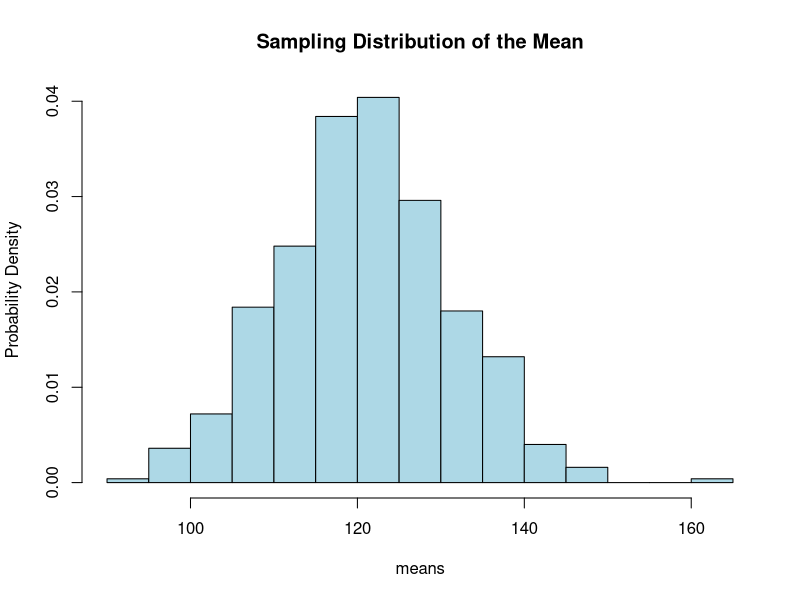

Generate this figure with R:
# Let's create a sample distribution plot
# Source
data(ChickWeight)
weights <- ChickWeight$weight

n <- 50
num_experiments <- 500

experiment_results <- replicate(
    num_experiments, sample(weights, n, replace = TRUE)
)

means <- apply(experiment_results, 2, mean)
sprintf("Means are [%s]", toString(means))

# Generate a sampling distribution histogram of the means
hist(
    means,
    main = "Sampling Distribution of the Mean",
    col = "lightblue",
    freq = FALSE,
    ylab = "Probability Density"
)
